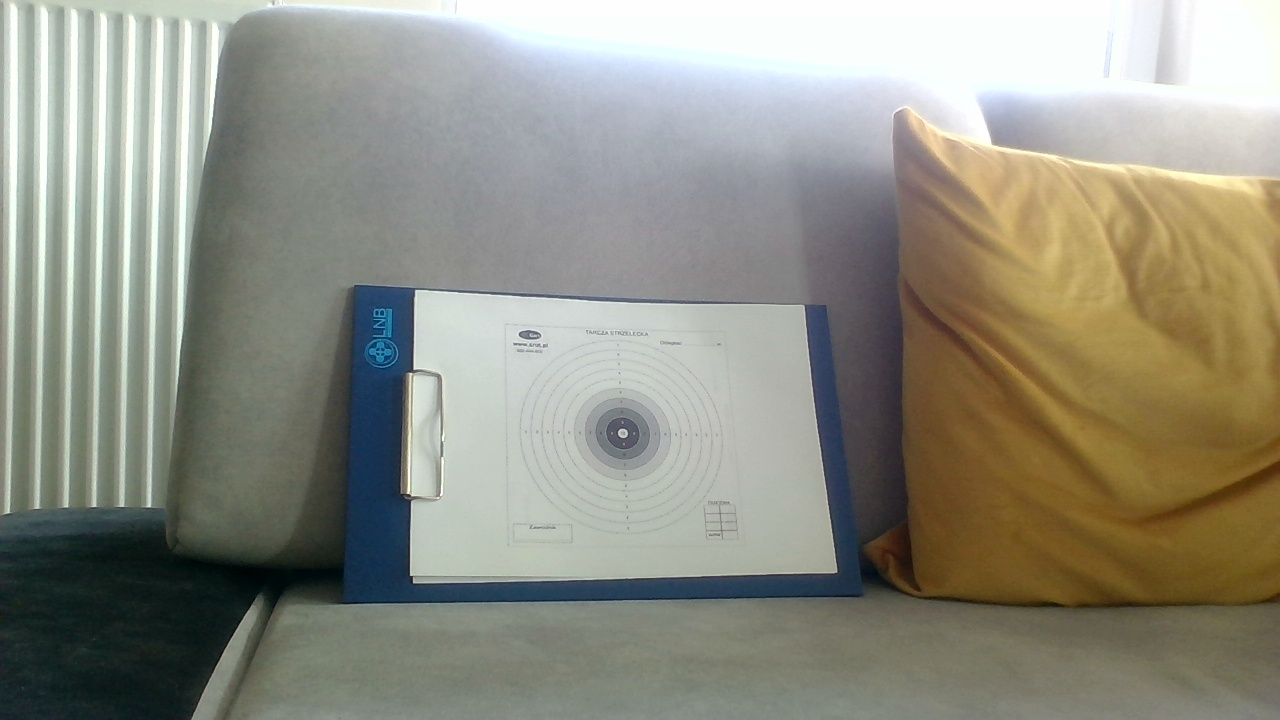
#> input picture jupyter_space/test_sample.jpg, 1280 x 720 px, given in place of 05.mp4, which was not available
$ jupyter execute Find_quadrilateral.ipynb
#> lines starting #> are read from the running program, lines starting #| are printed output that depends on the picture; after the words box and inside, x2 and y2 are one past the last pixel; in counts of white or black regions, pixels touching at a corner belong together; pictures that were not available may be replaced by others from this repository, and a replacement may not be noted
[cell 1]
import cv2
from matplotlib import pyplot as plt
import numpy as np
import imutils
from imutils import perspective
from draw_images import draw_images

# model_path = '../res/input/target.jpg'
# video_path = '../res/input/video.mp4'
model_path = '../res/input/target3.jpg'
video_path = '../res/input/05.mp4'
model = cv2.imread(model_path)
cap = cv2.VideoCapture(video_path)

cap.get(cv2.CAP_PROP_FRAME_COUNT) # Get frame count of movie
cap.set(cv2.CAP_PROP_POS_MSEC, 3000) # frame at 4000ms
_, frame = cap.read()
#> frame is the input picture: shape (720, 1280, 3); mean B, G, R 131, 143.4, 143.9

frame_gray = cv2.cvtColor(frame, cv2.COLOR_RGB2GRAY)
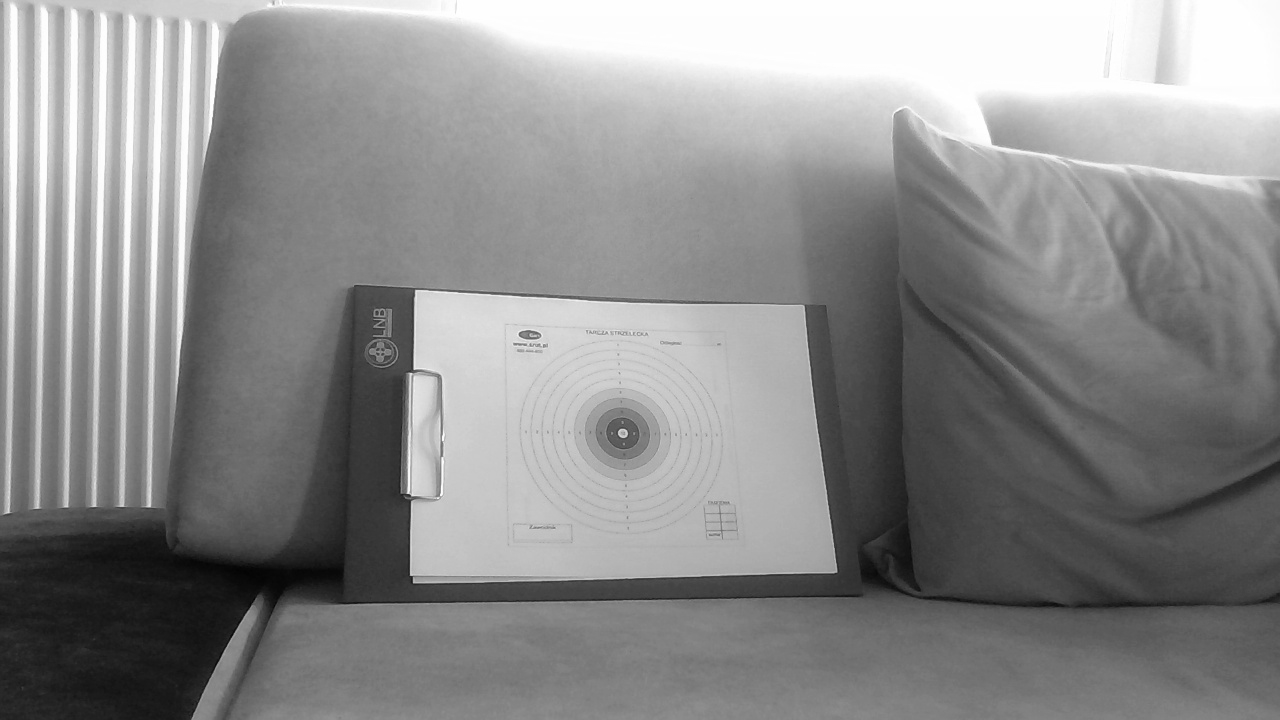
#> frame_gray: shape (720, 1280); min 3, max 255, mean 139.8
kernel = (7, 7)
cv2.GaussianBlur(frame_gray, kernel, 0)

edged = cv2.Canny(frame_gray, 150, 255)
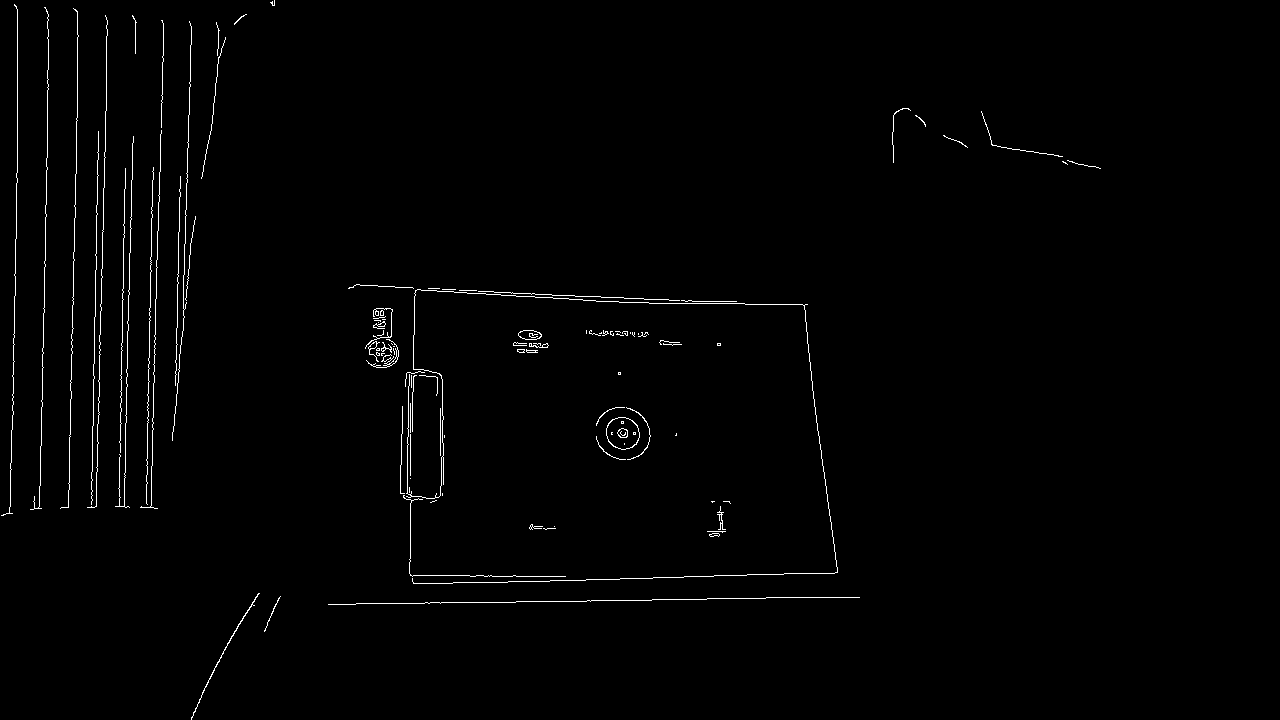
#> edged: shape (720, 1280); 1.1% white in thin lines or dots, all inside (x1, y1, x2, y2) = (1, 0, 1101, 720)
edged = cv2.dilate(edged, None, iterations=5)
#> edged: shape (720, 1280); 10.5% white; 25 white regions, largest, box (x1, y1, x2, y2) and area: (343, 279, 843, 589) 24707, (110, 15, 169, 514) 14380, (82, 10, 113, 513) 8035
edged = cv2.erode(edged, None, iterations=4)
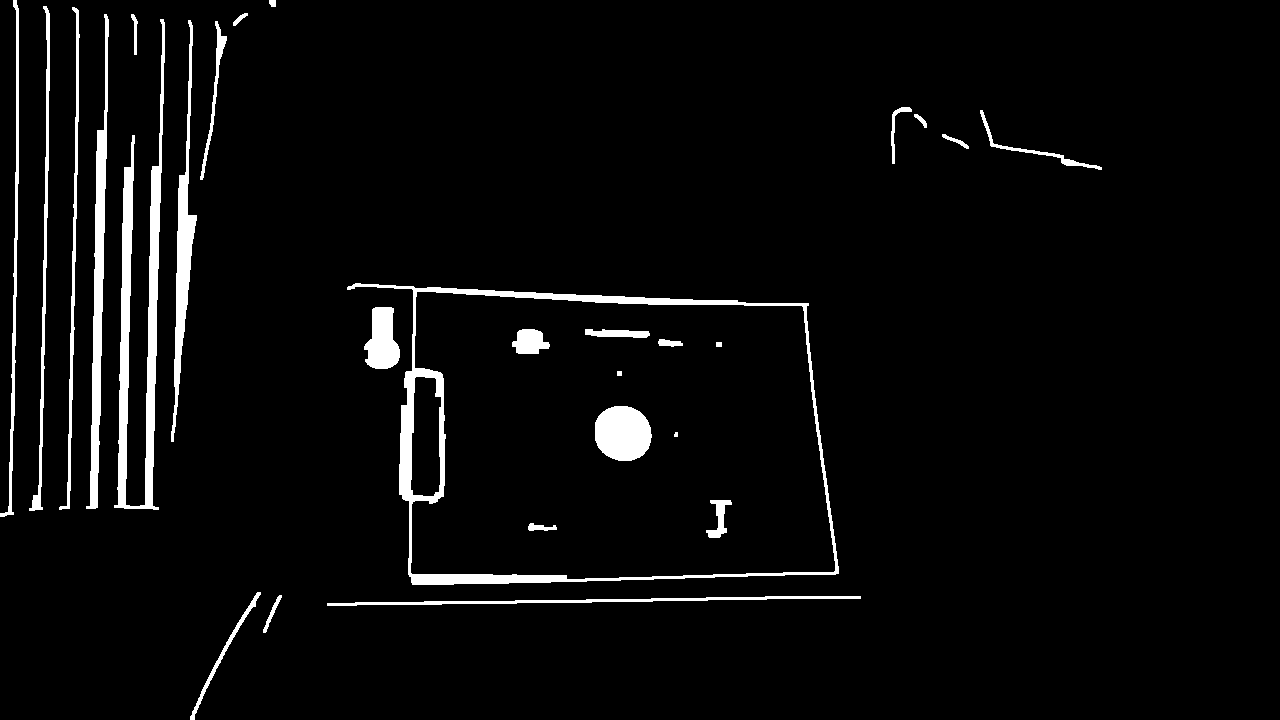
#> edged: shape (720, 1280); 4.1% white; 28 white regions (1 under 20 px)
plt.imshow(edged, 'gray')

[cell 2]
contours = cv2.findContours(edged, cv2.RETR_EXTERNAL, cv2.CHAIN_APPROX_SIMPLE)
#> contours = 19 contours; largest, box (x1, y1, x2, y2) and area: (347, 283, 839, 585) 117514, (114, 19, 165, 510) 5949, (86, 14, 109, 509) 3298, (171, 20, 197, 442) 2620, (364, 307, 400, 369) 1489
contours = imutils.grab_contours(contours)
print("Number of contours detected:", len(contours))
#| Number of contours detected: 19
frame_rect = np.copy(frame)
for countur in contours:
    peri = cv2.arcLength(countur, True)
    approx = cv2.approxPolyDP(countur, 0.02 * peri, True)
    if len(approx) == 4:
        hull = cv2.convexHull(approx,returnPoints = False)
        defects = cv2.convexityDefects(approx,hull)

        sum_of_defects=0
        if type(defects) != type(None):
            for i in range(defects.shape[0]):
                s,e,f,d = defects[i,0]
                sum_of_defects=sum_of_defects+d

        if sum_of_defects <= 3:
            cv2.drawContours(frame_rect, [approx], -1, (0,255,0), 3)
        else:
            print("approx is not convex")
#> this loop made 19 passes
#> (peri, approx, hull, defects) on pass 8: (323.7, [[980, 110], [991, 146], [1101, 169], [994, 144]], [2, 1, 0], [[2, 0, 3, 6253]])
#> (peri, approx, hull) on passes 2, 6: (91.25, [[281, 595], [277, 597], [263, 632], [266, 631]], [3, 2, 1, 0]), (65.94, [[942, 134], [943, 137], [968, 148], [962, 141]], [3, 2, 1, 0])
#| approx is not convex
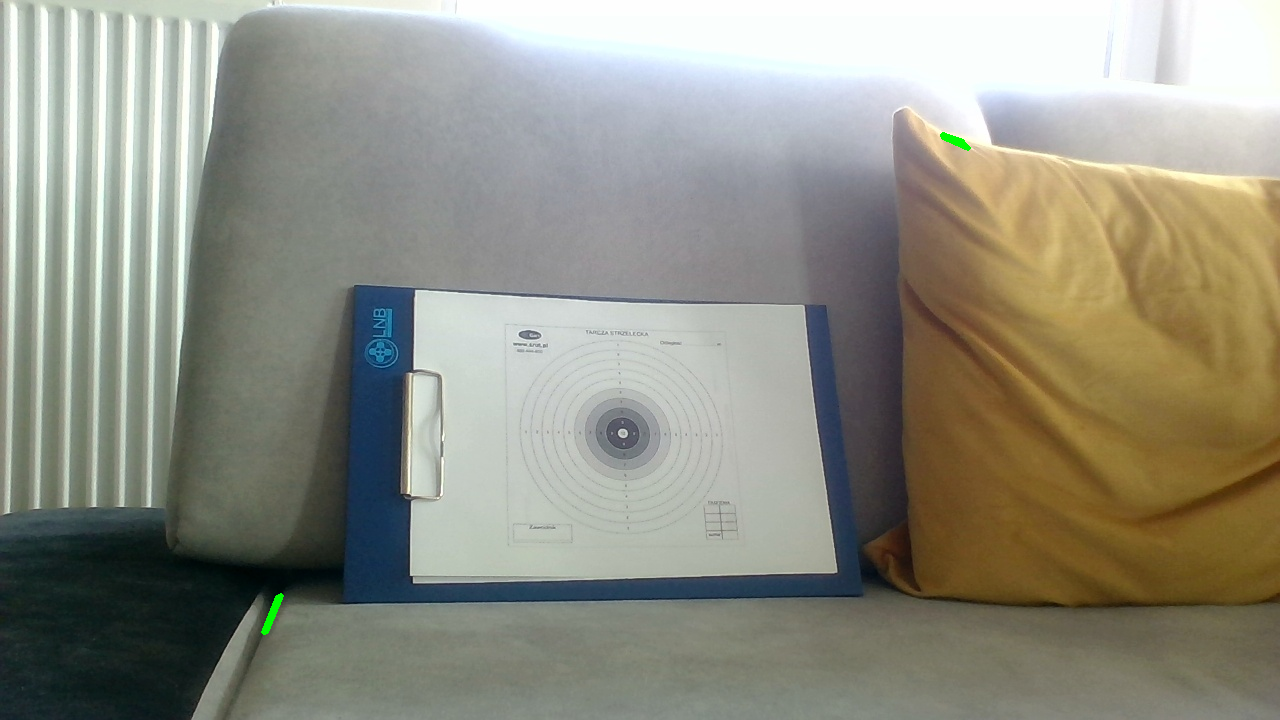
#> frame_rect: shape (720, 1280, 3); 0.06% of pixels changed, all inside (x1, y1, x2, y2) = (261, 132, 971, 635)
plt.imshow(cv2.cvtColor(frame_rect, cv2.COLOR_BGR2RGB))
